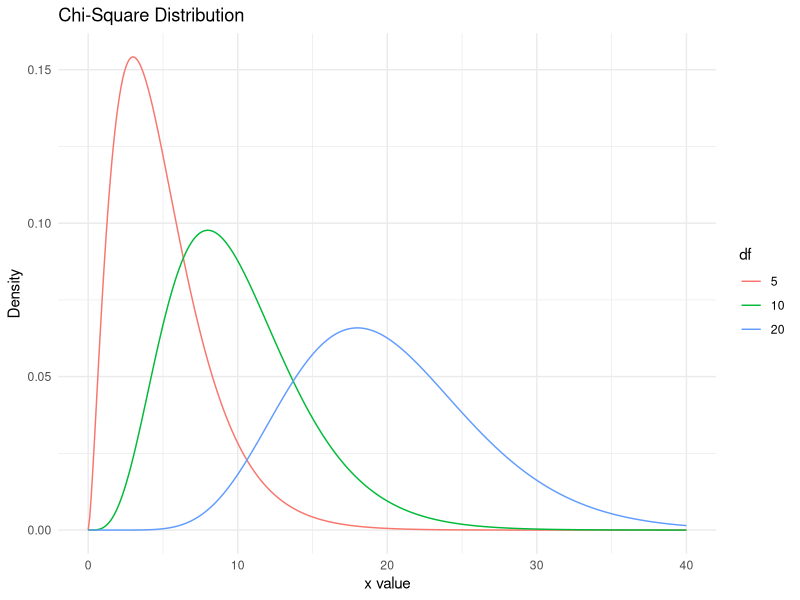
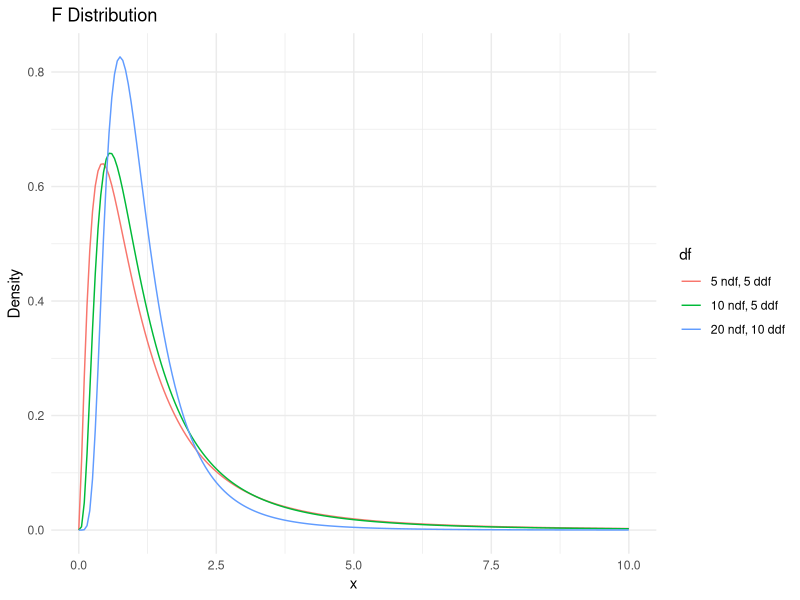

Write the R code that produced these figures, in order.
## ---- chunk 1
# Necessary libraries
library(tidyverse)
library(readxl)
library(glue)
## ---- chunk 2

# Cumulative probability
pchisq(1, df = 9)

# Upper tail probability
1 - pchisq(3, df = 9)

# Percentiles (quantiles)
qchisq(0.975, df = 9)
qchisq(0.025, df = 9)

## ---- chunk 3
# Cumulative probability for F distribution
pf(1, df1 = 19, df2 = 9)

# Upper tail probability for F distribution
pf(1, df1 = 19, df2 = 9, lower.tail = FALSE)

# Percentiles (quantiles)
qf(0.975, df1 = 19, df2 = 9)
qf(0.025, df1 = 19, df2 = 9)

## ---- chunk 4

# Create data for chi-square PDF
x <- seq(0, 40, by  = 0.1)
df5 <- dchisq(x, df = 5)
df10 <- dchisq(x, df = 10)
df20 <- dchisq(x, df = 20)

chi_data <- data.frame(
  x = rep(x, 3),
  density = c(df5, df10, df20),
  df = factor(rep(c(5, 10, 20), each = length(x)))
)

ggplot(chi_data, aes(x = x, y = density, color = df)) +
  geom_line() +
  labs(title = "Chi-Square Distribution", x = "x", y = "Density") +
  theme_minimal() + 
  labs(x = "x value", y = "Density")
## ---- chunk 5
# Create data for F-distribution PDF

x <- seq(0, 10, by = 0.05)
f5_5 <- df(x, df1 = 5, df2 = 5)
f10_5 <- df(x, df1 = 10, df2 = 5)
f20_10 <- df(x, df1 = 20, df2 = 10)

f_data <- data.frame(
  x = rep(x, 3),
  density = c(f5_5, f10_5, f20_10),
  df = factor(rep(c("5 ndf, 5 ddf", 
                    "10 ndf, 5 ddf", 
                    "20 ndf, 10 ddf"), 
                  each = length(x)))
) %>% 
  mutate(df = fct_inorder(df))

ggplot(f_data, aes(x = x, y = density, color = df)) +
  geom_line() +
  labs(title = "F Distribution", x = "x", y = "Density") +
  theme_minimal()
## ---- chunk 6


lowbwt <- read_xlsx('data/lowbwt.xlsx')
lowbwt


## ---- chunk 7

sbp <- lowbwt$sbp

# number of observations
n <- length(sbp)

# sample variance s^2
var_sbp <- var(sbp)

# CI level
alpha <- 0.05

lwr <- (n - 1) * var_sbp / qchisq(1 - alpha/2, df = n - 1)
upr <- (n - 1) * var_sbp / qchisq(alpha/2, df = n - 1)

# R has a package called glue that lets you splice R objects 
# into text using {}. It's very convenient for point and 
# interval summaries

var_sbp <- round(var_sbp, digits = 0)
lwr <- round(lwr, digits = 0)
upr <- round(upr, digits = 0)

glue("the variance (95% CI) of SBP is {var_sbp} ({lwr}, {upr})")

## ---- chunk 8

# change the 1 in the line below to a 0 if you want
# to compute the proportion without tox
n_tox <- sum(lowbwt$tox == 1)

# note I defined n in the code chunk above.
# changing conf.level to, e.g., 0.90 would give 90% confidence intervals
tox_result <- binom.test(n_tox, n = n, conf.level = 0.95)

# you can see the results here:

tox_result$estimate

tox_result$conf.int

# but whoever reviews your work will appreciate a nicely formatted answer.

est <- round(tox_result$estimate, digits = 2)
lwr <- round(tox_result$conf.int[1], digits = 2)
upr <- round(tox_result$conf.int[2], digits = 2)

glue("The proportion (95% CI) is {est} ({lwr}, {upr})")


## ---- chunk 9

# One-sample t-test, making use of the sbp vector we made above
t_test_sbp <- t.test(sbp, mu = 70)

# printing the output from the test (all of it)

t_test_sbp

# printing just the results from the test we are interested in

t_test_sbp$estimate

t_test_sbp$conf.int


est <- round(t_test_sbp$estimate, digits = 0)
lwr <- round(t_test_sbp$conf.int[1], digits = 0)
upr <- round(t_test_sbp$conf.int[2], digits = 0)

glue("Mean SBP is {est} (95% CI: {lwr}, {upr})")

# p-value from null hypothesis of mu = 70
t_test_sbp$p.value


## ---- chunk 10

tox_result <- binom.test(n_tox, n = n, conf.level = 0.95, p = 0.05)

# raw results

tox_result$estimate
tox_result$conf.int
tox_result$p.value


# formatted

est <- round(tox_result$estimate, digits = 2)
lwr <- round(tox_result$conf.int[1], digits = 2)
upr <- round(tox_result$conf.int[2], digits = 2)


glue(
  "The estimated proportion of mothers with toxemia during \\
     pregnancy was {est} (95% CI: {lwr}, {upr}). \\
     Testing whether the estimate is equal to 0.05 yields a p-value \\
     of <0.001"
)


## ---- chunk 11

lymph_nodes <- read_xlsx("data/lymph_nodes.xlsx")

lymph_nodes

## ---- chunk 12

t_test_diff <- t.test(lymph_nodes$Diff)

# note: this is equivalent to:
t_test_diff <- t.test(x = lymph_nodes$DocA, 
                      y = lymph_nodes$DocB, 
                      paired = TRUE)

t_test_diff

## ---- chunk 13

t_test_sbp_by_sex <- with(
  lowbwt,
  t.test(x = sbp[sex == 1],
         y = sbp[sex == 0], 
         paired = FALSE)
)

t_test_sbp_by_sex

## ---- chunk 14

# don't bother with approximations if it's trivial to do the exact test.

binom_test <- binom.test(x = sum(lowbwt$sex==0), n = nrow(lowbwt))

binom_test

## ---- chunk 15

# exact test

binom_test <- binom.test(x = sum(lowbwt$sex==0), n = nrow(lowbwt), p = 0.50)

binom_test$p.value

# approximation

p <- mean(lowbwt$sex == 0)
n <- nrow(lowbwt)

mu <- n * p

sigma <- sqrt(n * p * (1 - p))

z <- (mu - 50) / sigma

pval <- 2 * pnorm(z, lower.tail = FALSE)

# Approximation is pretty off here. Another good reason not to do it.
pval

## ---- chunk 16

variances <- lowbwt %>% 
  group_by(tox) %>% 
  summarize(s2 = var(sbp), df = n() - 1)

fstat <- variances$s2[1] / variances$s2[2]

# fstat is >1 so pvalue is 2 * area to the right of fstat

pval_equal_variance <-  2 * pf(q = fstat, 
                               df1 = variances$df[1], 
                               df2 = variances$df[2], 
                               lower.tail = FALSE)

# not enough evidence to conclude variances are not equal
# (note: this is sort of arbitrary - is this sample large enough
#  to detect differences in variance??)

# carry out the t-test with equal variances

t_test_sbp_tox <- with(
  lowbwt,
  t.test(x = sbp[tox == 1],
         y = sbp[tox == 0], 
         paired = FALSE,   # two sample test
         var.equal = TRUE) # equal variances
)

t_test_sbp_tox


